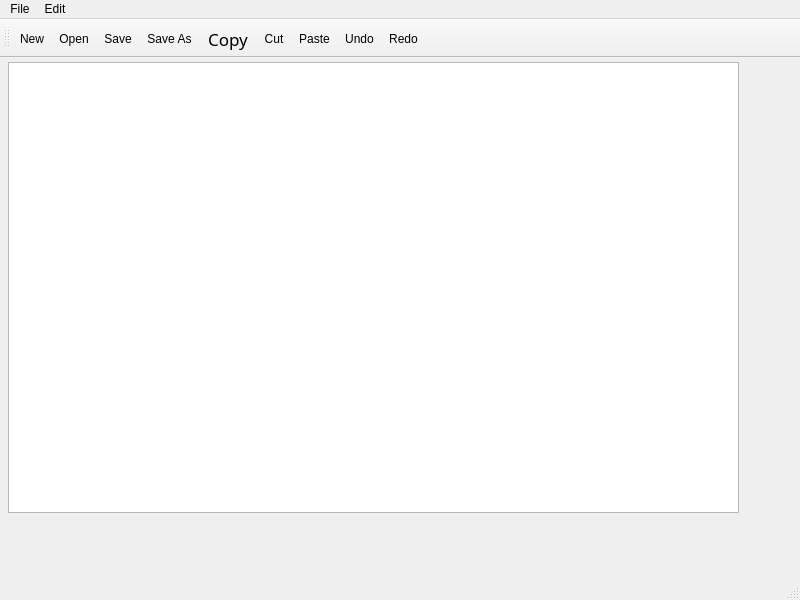
<?xml version="1.0" encoding="UTF-8"?>
<ui version="4.0">
 <class>MainWindow</class>
 <widget class="QMainWindow" name="MainWindow">
  <property name="geometry">
   <rect>
    <x>0</x>
    <y>0</y>
    <width>800</width>
    <height>600</height>
   </rect>
  </property>
  <property name="windowTitle">
   <string>MainWindow</string>
  </property>
  <widget class="QWidget" name="centralwidget">
   <widget class="QTextEdit" name="textEdit">
    <property name="geometry">
     <rect>
      <x>8</x>
      <y>4</y>
      <width>731</width>
      <height>451</height>
     </rect>
    </property>
   </widget>
  </widget>
  <widget class="QMenuBar" name="menubar">
   <property name="geometry">
    <rect>
     <x>0</x>
     <y>0</y>
     <width>800</width>
     <height>37</height>
    </rect>
   </property>
   <widget class="QMenu" name="menuFile">
    <property name="title">
     <string>File</string>
    </property>
    <addaction name="actionNew"/>
    <addaction name="actionOpen"/>
    <addaction name="separator"/>
    <addaction name="actionSave"/>
    <addaction name="actionSave_As"/>
   </widget>
   <widget class="QMenu" name="menuEdit">
    <property name="title">
     <string>Edit</string>
    </property>
    <addaction name="actionCopy"/>
    <addaction name="actionCut"/>
    <addaction name="actionPaste"/>
    <addaction name="separator"/>
    <addaction name="actionUndo"/>
    <addaction name="actionRedo"/>
   </widget>
   <addaction name="menuFile"/>
   <addaction name="menuEdit"/>
  </widget>
  <widget class="QStatusBar" name="statusbar"/>
  <widget class="QToolBar" name="toolBar">
   <property name="windowTitle">
    <string>toolBar</string>
   </property>
   <attribute name="toolBarArea">
    <enum>TopToolBarArea</enum>
   </attribute>
   <attribute name="toolBarBreak">
    <bool>false</bool>
   </attribute>
   <addaction name="actionNew"/>
   <addaction name="actionOpen"/>
   <addaction name="actionSave"/>
   <addaction name="actionSave_As"/>
   <addaction name="actionCopy"/>
   <addaction name="actionCut"/>
   <addaction name="actionPaste"/>
   <addaction name="actionUndo"/>
   <addaction name="actionRedo"/>
  </widget>
  <action name="actionNew">
   <property name="icon">
    <iconset resource="Resources.qrc">
     <normaloff>:/Images/folder.svg</normaloff>:/Images/folder.svg</iconset>
   </property>
   <property name="text">
    <string>New</string>
   </property>
  </action>
  <action name="actionOpen">
   <property name="icon">
    <iconset resource="Resources.qrc">
     <normaloff>:/Images/folder_open.svg</normaloff>:/Images/folder_open.svg</iconset>
   </property>
   <property name="text">
    <string>Open</string>
   </property>
  </action>
  <action name="actionSave">
   <property name="icon">
    <iconset resource="Resources.qrc">
     <normaloff>:/Images/save.svg</normaloff>:/Images/save.svg</iconset>
   </property>
   <property name="text">
    <string>Save</string>
   </property>
  </action>
  <action name="actionSave_As">
   <property name="icon">
    <iconset resource="Resources.qrc">
     <normaloff>:/Images/save_as.svg</normaloff>:/Images/save_as.svg</iconset>
   </property>
   <property name="text">
    <string>Save As</string>
   </property>
  </action>
  <action name="actionCopy">
   <property name="icon">
    <iconset resource="Resources.qrc">
     <normaloff>:/Images/content_copy.svg</normaloff>:/Images/content_copy.svg</iconset>
   </property>
   <property name="text">
    <string>Copy</string>
   </property>
   <property name="font">
    <font>
     <family>Academy Engraved LET</family>
     <pointsize>13</pointsize>
    </font>
   </property>
  </action>
  <action name="actionCut">
   <property name="checkable">
    <bool>false</bool>
   </property>
   <property name="icon">
    <iconset resource="Resources.qrc">
     <normaloff>:/Images/cut.svg</normaloff>:/Images/cut.svg</iconset>
   </property>
   <property name="text">
    <string>Cut</string>
   </property>
  </action>
  <action name="actionPaste">
   <property name="icon">
    <iconset resource="Resources.qrc">
     <normaloff>:/Images/content_paste.svg</normaloff>:/Images/content_paste.svg</iconset>
   </property>
   <property name="text">
    <string>Paste</string>
   </property>
  </action>
  <action name="actionUndo">
   <property name="icon">
    <iconset resource="Resources.qrc">
     <normaloff>:/Images/undo.svg</normaloff>:/Images/undo.svg</iconset>
   </property>
   <property name="text">
    <string>Undo</string>
   </property>
  </action>
  <action name="actionRedo">
   <property name="icon">
    <iconset resource="Resources.qrc">
     <normaloff>:/Images/redo.svg</normaloff>:/Images/redo.svg</iconset>
   </property>
   <property name="text">
    <string>Redo</string>
   </property>
  </action>
 </widget>
 <resources>
  <include location="Resources.qrc"/>
 </resources>
 <connections/>
</ui>
